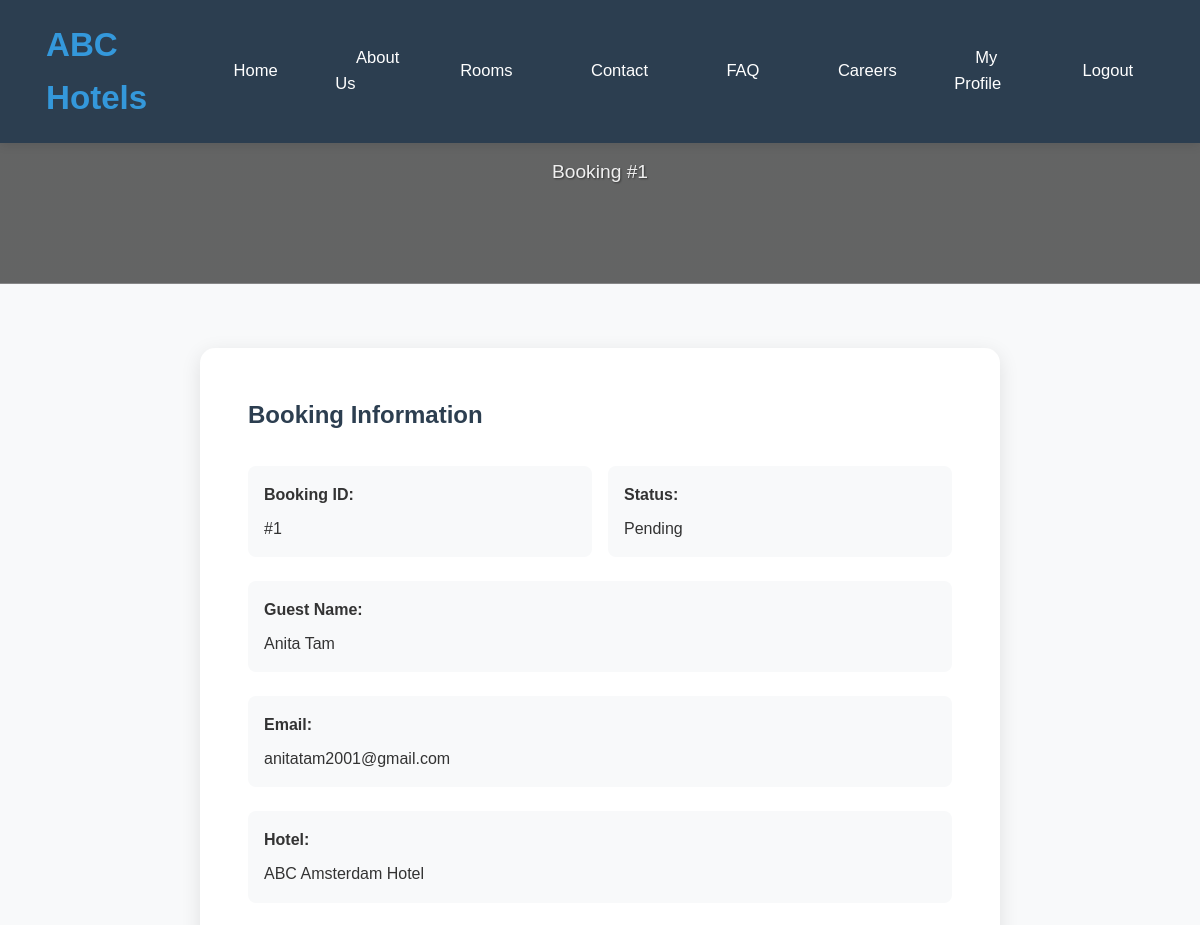
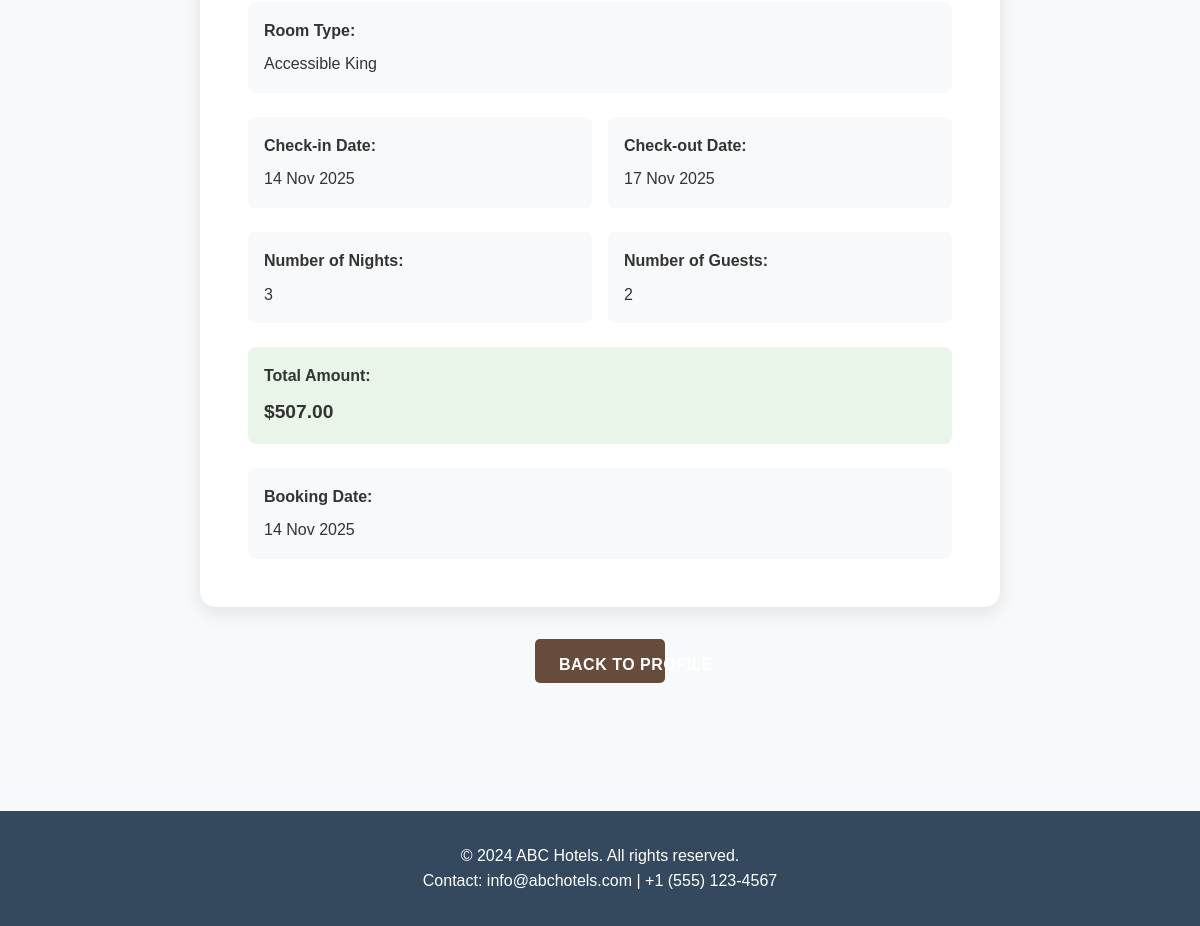
Page /bookings/1/ (signed in) on the committed database (2 pictures, top to bottom).
### hotel/models.py (models this page shows, shortened)
class Booking(models.Model):
    STATUS_CHOICES = [
        ('confirmed', 'Confirmed'),
        ('checked_in', 'Checked In'),
        ('checked_out', 'Checked Out'),
        ('cancelled', 'Cancelled'),
    ]
    guest_name = models.CharField(max_length=100)
    guest_email = models.EmailField()
    guest_phone = models.CharField(max_length=20)
    room = models.ForeignKey(Room, on_delete=models.CASCADE,
    related_name='bookings')
    check_in = models.DateField()
    check_out = models.DateField()
    total_guests = models.PositiveIntegerField(default=1)
    status = models.CharField(max_length=20, choices=STATUS_CHOICES,
    default='confirmed')
    created_at = models.DateTimeField(auto_now_add=True)
    updated_at = models.DateTimeField(auto_now=True)
    @property
    def display_guests(self):
        if self.total_guests > 1:
            return self.total_guests
        else:
            return self.room.room_type.capacity
    @property
    def total_price(self):
        if self.check_in and self.check_out and self.room:
            nights = (self.check_out - self.check_in).days
            return nights * self.room.room_type.price_per_night
        return 0
    class Meta:
        ordering = ['-created_at']

class Room(models.Model):
    city = models.ForeignKey(City, on_delete=models.CASCADE, related_name='rooms')
    room_type = models.ForeignKey(RoomType, on_delete=models.CASCADE)
    is_available = models.BooleanField(default=True)
    image = models.ImageField(upload_to='images/room_specific/', blank=True,
    null=True, verbose_name='Room Specific Image')

class City(models.Model):
    name = models.CharField(max_length=100)
    description = models.TextField()
    image = models.ImageField(upload_to='images/city/', null=True, blank=True)
    is_active = models.BooleanField(default=True)
    class Meta:
        verbose_name = 'City'
        verbose_name_plural = 'Cities'

class RoomType(models.Model):
    name = models.CharField(max_length=100, unique=True)
    description = models.TextField()
    price_per_night = models.DecimalField(max_digits=8, decimal_places=2)
    capacity = models.PositiveIntegerField()
    image = models.ImageField(upload_to='images/room/', null=True, blank=True)
    class Meta:
        ordering = ['name']

### hotel/views.py (the view)
# urls.py: path('bookings/<int:booking_id>/', views.booking_detail, name='booking_detail'),
@login_required
def booking_detail(request, booking_id):
    booking = get_object_or_404(Booking, id=booking_id)
    if not request.user.is_staff:
        if hasattr(booking, 'user') and booking.user != request.user:
            raise Http404("Booking not found")
        elif booking.guest_email != request.user.email:
            raise Http404("Booking not found")
    nights = (booking.check_out - booking.check_in).days
    price_per_night = booking.room.room_type.price_per_night
    context = {
        'booking': booking,
        'nights': nights,
        'price_per_night': price_per_night,
    }
    return render(request, 'booking_detail.html', context)

### templates/booking_detail.html (shortened to what this page needs)
{% extends 'base.html' %}
{% block content %}
<section class="hero-section" style="background-image: linear-gradient(rgba(0,0,0,0.6), rgba(0,0,0,0.6)), url('https://images.unsplash.com/photo-1566073771259-6a8506099945?ixlib=rb-4.0.3&auto=format&fit=crop&w=1920&q=80');">
    <div class="container">
        <h1 class="hero-title">Booking Details</h1>
        <p class="hero-subtitle">Booking #{{ booking.id }}</p>
    </div>
</section>
<section style="padding: 4rem 0;">
    <div class="container">
        <div style="max-width: 800px; margin: 0 auto;">
            <div style="background: white; padding: 3rem; border-radius: 15px; box-shadow: 0 5px 20px rgba(0,0,0,0.1); margin-bottom: 2rem;">
                <h2 style="margin-bottom: 2rem; color: #2c3e50;">Booking Information</h2>
                <div style="display: grid; gap: 1.5rem;">
                    <div style="display: grid; grid-template-columns: 1fr 1fr; gap: 1rem;">
                        <div style="padding: 1rem; background: #f8f9fa; border-radius: 8px;">
                            <strong>Booking ID:</strong>
                            <p style="margin: 0.5rem 0 0 0;">#{{ booking.id }}</p>
                        </div>
                        <div style="padding: 1rem; background: #f8f9fa; border-radius: 8px;">
                            <strong>Status:</strong>
                            <p style="margin: 0.5rem 0 0 0; text-transform: capitalize;">{{ booking.status }}</p>
                        </div>
                    </div>
                    <div style="padding: 1rem; background: #f8f9fa; border-radius: 8px;">
                        <strong>Guest Name:</strong>
                        <p style="margin: 0.5rem 0 0 0;">{{ booking.guest_name }}</p>
                    </div>
                    <div style="padding: 1rem; background: #f8f9fa; border-radius: 8px;">
                        <strong>Email:</strong>
                        <p style="margin: 0.5rem 0 0 0;">{{ booking.guest_email }}</p>
                    </div>
                    <div style="padding: 1rem; background: #f8f9fa; border-radius: 8px;">
                        <strong>Hotel:</strong>
                        <p style="margin: 0.5rem 0 0 0;">ABC {{ booking.room.city.name }} Hotel</p>
                    </div>
                    <div style="padding: 1rem; background: #f8f9fa; border-radius: 8px;">
                        <strong>Room Type:</strong>
                        <p style="margin: 0.5rem 0 0 0;">{{ booking.room.room_type.name }}</p>
                    </div>
                    <div style="display: grid; grid-template-columns: 1fr 1fr; gap: 1rem;">
                        <div style="padding: 1rem; background: #f8f9fa; border-radius: 8px;">
                            <strong>Check-in Date:</strong>
                            <p style="margin: 0.5rem 0 0 0;">{{ booking.check_in|date:"d M Y" }}</p>
                        </div>
                        <div style="padding: 1rem; background: #f8f9fa; border-radius: 8px;">
                            <strong>Check-out Date:</strong>
                            <p style="margin: 0.5rem 0 0 0;">{{ booking.check_out|date:"d M Y" }}</p>
                        </div>
                    </div>
                    <div style="display: grid; grid-template-columns: 1fr 1fr; gap: 1rem;">
                        <div style="padding: 1rem; background: #f8f9fa; border-radius: 8px;">
                            <strong>Number of Nights:</strong>
                            <p style="margin: 0.5rem 0 0 0;">{{ nights }}</p>
                        </div>
                        <div style="padding: 1rem; background: #f8f9fa; border-radius: 8px;">
                            <strong>Number of Guests:</strong>
                            <p style="margin: 0.5rem 0 0 0;">{{ booking.display_guests }}</p>
                        </div>
                    </div>
                    <div style="padding: 1rem; background: #e8f5e8; border-radius: 8px;">
                        <strong>Total Amount:</strong>
                        <p style="margin: 0.5rem 0 0 0; font-size: 1.2rem; font-weight: bold;">${{ booking.total_price }}</p>
                    </div>
                    <div style="padding: 1rem; background: #f8f9fa; border-radius: 8px;">
                        <strong>Booking Date:</strong>
                        <p style="margin: 0.5rem 0 0 0;">{{ booking.created_at|date:"d M Y" }}</p>
                    </div>
                </div>
            </div>
            <div style="text-align: center;">
                <a href="{% url 'profile' %}" class="btn btn-primary">Back to Profile</a>
            </div>
        </div>
    </div>
</section>
{% endblock %}

### static/css/style.css (style rules this page uses)
:root { --primary-color: #2c3e50; --secondary-color: #3498db; --accent-color: #c74c3c; --light-color: #ecf0f1; --dark-color: #34495e; --success-color: #27ae60; --warning-color: #f39c12; --danger-color: #c74c3c; --button-width: 130px; --button-height: 44px; }
* { margin: 0; padding: 0; box-sizing: border-box; }
body { font-family: 'Segoe UI', Tahoma, Geneva, Verdana, sans-serif; line-height: 1.6; color: #333; background-color: #f8f9fa; }
.container { max-width: 1200px; margin: 0 auto; padding: 0 2rem; }
.hero-section { background: linear-gradient(rgba(0,0,0,0.6), rgba(0,0,0,0.6)), url('https://images.unsplash.com/photo-1566073771259-6a8506099945?ixlib=rb-4.0.3&ixid=M3wxMjA3fDB8MHxwaG90by1wYWdlfHx8fGVufDB8fHx8fA%3D%3D&auto=format&fit=crop&w=1920&q=80'); background-size: cover; background-position: center; color: white; padding: 8rem 0; text-align: center; }
.hero-title { font-size: 3.5rem; margin-bottom: 1rem; font-weight: 700; text-shadow: 2px 2px 4px rgba(0,0,0,0.5); }
.hero-subtitle { font-size: 1.3rem; margin-bottom: 2rem; opacity: 0.9; text-shadow: 1px 1px 2px rgba(0,0,0,0.5); }
.btn { display: inline-flex; align-items: center; justify-content: center; background: var(--accent-color); color: white; padding: 0.8rem 2rem; text-decoration: none; border-radius: 5px; border: none; cursor: pointer; transition: all 0.3s ease; font-weight: 600; text-transform: uppercase; letter-spacing: 0.5px; width: var(--button-width); height: var(--button-height); white-space: nowrap; }
.btn-primary { background: var(--accent-color); }

### templates/base.html (style rules this page uses)
* { margin: 0; padding: 0; box-sizing: border-box; }
body { font-family: 'Arial', sans-serif; line-height: 1.6; color: #333; }
.container { max-width: 1200px; margin: 0 auto; padding: 0 2rem; }
.btn { display: inline-block; background: #3498db; color: white; padding: 0.8rem 1.5rem; text-decoration: none; border-radius: 5px; border: none; cursor: pointer; transition: background 0.3s; }
.btn-primary { background: #e74c3c; }

### templates/booking_detail.html (style rules this page uses)
.hero-section { background-size: cover; background-position: center; color: white; text-align: center; padding: 4rem 0; }
.hero-title { font-size: 3rem; margin-bottom: 1rem; }
.hero-subtitle { font-size: 1.2rem; opacity: 0.9; }
.btn { display: inline-block; padding: 0.8rem 1.5rem; background: #3498db; color: white; text-decoration: none; border-radius: 5px; border: none; cursor: pointer; transition: background 0.3s; text-align: center; }
.btn-primary { background: #674c3c; }

### rows in the picture
Booking: id "1", status "Pending", guest_name "Anita Tam", guest_email "anitatam2001@gmail.com", room.city.name "Amsterdam", room.room_type.name "Accessible King", check_in "14 Nov 2025", check_out "17 Nov 2025", display_guests "2", total_price "507.00", created_at "14 Nov 2025"

### other values in the picture
{{ nights }} "3"
